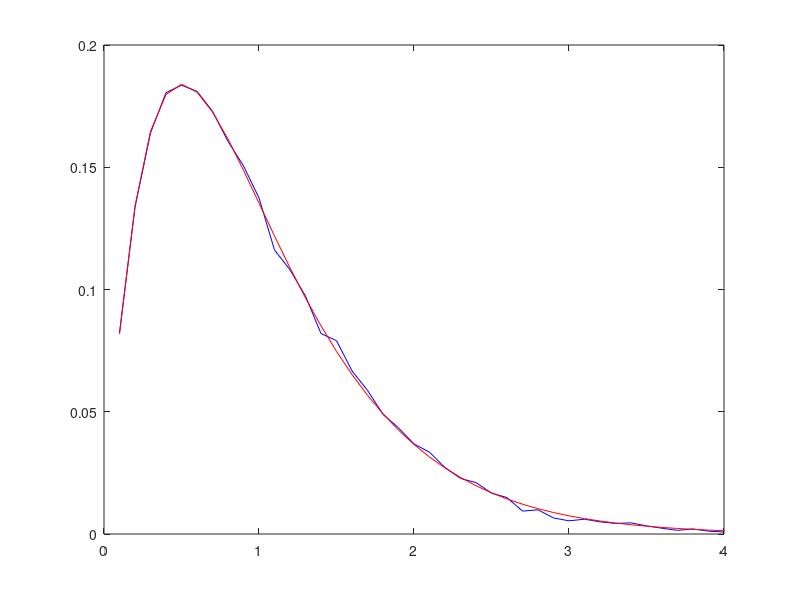

Recreate this plot in MATLAB. (Note: this script raises an error after producing the figure.)
% 20/11/2012

clear all;close all;

%% --------------------- Exercise 1 ---------------------

T=0.01;
G=(0+0.1):0.1:4;        %avoid G=0

T_suc = 0;
T_tot = 0;

N=20000;

mu=G/T;

thro=zeros(size(G));

for j=1:length(G)
    T_suc=0;
    T_tot=0;
    for k=1:N,
        y = -log(1-rand([1 1]))/mu(j);
        if y > 2*T
            T_suc=T_suc+T;
        end;
        T_tot=T_tot+y;
    end;
    thro(j)=T_suc/T_tot;
end

figure;
plot(G,thro,'b');
hold on;
plot(G,exp(-2*G).*G,'r');

pause; close all;

%% --------------------- Exercise 2 ---------------------

A = [-3 -6; 4 7];

[V,D]=eig(A);
[V_2,D_2]=eig(A,'nobalance');       %V_2 = V sono gli stessi autovettori


%% --------------------- Exercise 3 ---------------------
clear all;

P = [0.2 0.1 0.7;0.1 0.1 0.8;0.3 0.2 0.5];

[Vp,Dp] = eig(P');

indice = find(abs(diag(Dp)-1)==min(min(abs(diag(Dp)-1))));

p = Vp(:,indice)';
p = p/(sum(p));

%p*P

S=[1,2,3];

stato=1;
N_steps=100000;

STATI(1)=1;

for step=2:N_steps;
    y=rand([1 1]);
    if y<P(stato,1)
        stato=1;
    elseif P(stato,1)<=y & y<(P(stato,1)+P(stato,2))
        stato=2;
    else 
        stato=3;
    end
    STATI(step)=stato;
end

isto=hist(STATI,3);
isto=isto/N_steps;

%% --------------------- Exercise 4 ---------------------
clear all;

m=25;
qa=0.01;
qr=0.2;

M=slalohamatrix(m,qa,qr);

[Vp,Dp] = eig(M');

indice = find(abs(diag(Dp)-1)==min(min(abs(diag(Dp)-1))));

p = Vp(:,indice)';
p = p/(sum(p));

N_steps=100000;
STATI=zeros(1,N_steps);
STATI(1)=0;

for i=2:N_steps
    STATI(i)=(sum(rand(1)>cumsum(p)))+1;
end

isto=hist(STATI,m);
isto=isto/N_steps;
bar(isto,'DisplayName','isto');figure(gcf);
hold on;
plot(p,'r');











